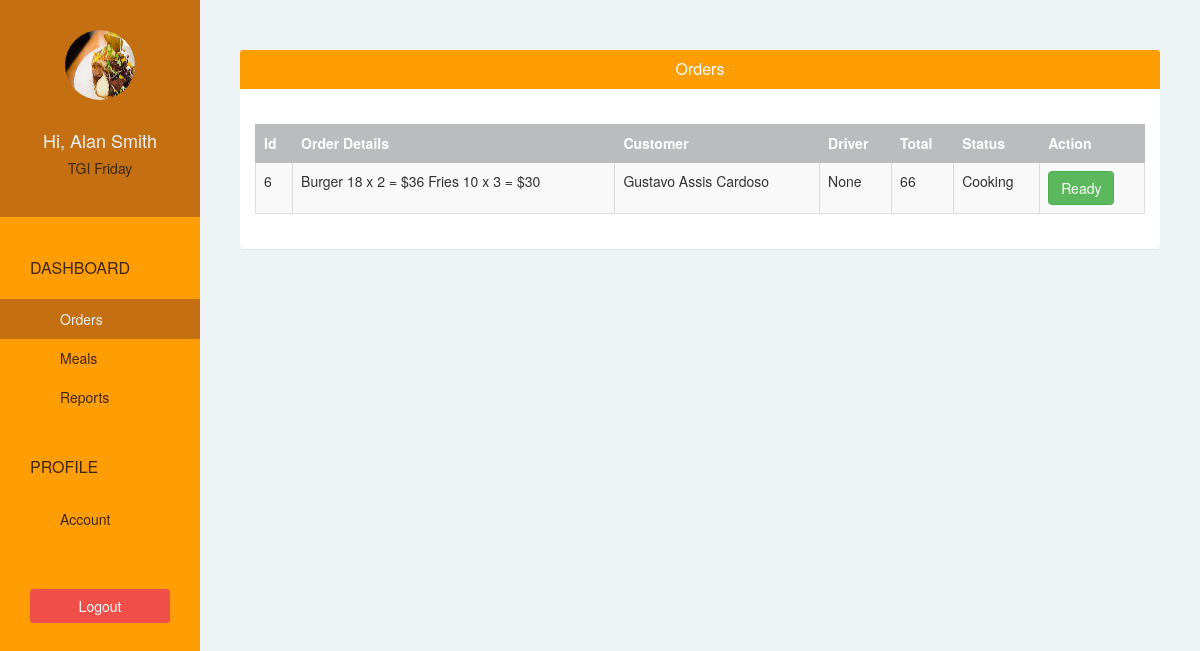
Screenshot of /restaurant/order/ (signed in) with the database file from the repository.
### willylistapp/models.py (models this page shows, shortened)
class Restaurant(models.Model):
    user = models.OneToOneField(User, on_delete=models.CASCADE, related_name='restaurant')
    name = models.CharField(max_length=500)
    phone = models.CharField(max_length=500)
    address = models.CharField(max_length=500)
    logo = models.ImageField(upload_to='restaurant_logo/', blank=False)

class Order(models.Model):
    COOKING = 1
    READY = 2
    ONTHEWAY = 3
    DELIVERED = 4
    STATUS_CHOICES = (
        (COOKING, "Cooking"),
        (READY, "Ready"),
        (ONTHEWAY, "On the way"),
        (DELIVERED, "Delivered"),
    )
    customer = models.ForeignKey(Customer)
    restaurant = models.ForeignKey(Restaurant)
    driver = models.ForeignKey(Driver, blank = True, null = True)
    address = models.CharField(max_length=500)
    total = models.IntegerField()
    status = models.IntegerField(choices = STATUS_CHOICES)
    created_at = models.DateTimeField(default = timezone.now)
    picked_at = models.DateTimeField(blank = True, null = True)

class OrderDetails(models.Model):
    order = models.ForeignKey(Order, related_name='order_details')
    meal = models.ForeignKey(Meal)
    quantity = models.IntegerField()
    sub_total = models.IntegerField()

class Meal(models.Model):
    restaurant = models.ForeignKey(Restaurant) # ForeignKey: one to many relationship
    name = models.CharField(max_length=500)
    short_description = models.CharField(max_length=500)
    image = models.ImageField(upload_to='meal_images/', blank=False)
    price = models.IntegerField(default=0)

class Customer(models.Model):
    user = models.OneToOneField(User, on_delete=models.CASCADE, related_name='customer')
    avatar = models.CharField(max_length=500)
    phone = models.CharField(max_length=500, blank=True)
    address = models.CharField(max_length=500, blank=True)
    def __str__(self):
        return self.user.get_full_name()

### willylistapp/views.py (the view)
# urls.py: url(r'^restaurant/order/$', views.restaurant_order, name = 'restaurant-order'),
@login_required(login_url='/restaurant/sign-in/')
def restaurant_order(request):
    if request.method == "POST":
        order = Order.objects.get(id = request.POST["id"], restaurant = request.user.restaurant)
        if order.status == Order.COOKING:
            order.status = Order.READY
            order.save()
    orders = Order.objects.filter(restaurant = request.user.restaurant).order_by("-id")
    return render(request, 'restaurant/order.html', {"orders": orders})

### willylistapp/templates/restaurant/order.html (shortened to what this page needs)
{% extends 'restaurant/base.html' %}
{% block page %}
    <div class="panel">
        <div class="panel-heading bg-blue">
            <h4 class="panel-title text-center text-white">Orders</h4>
        </div>
        <div class="panel-body">
            <br/>
            <table class="table table-bordered table-hover table-striped">
                <thead>
                  <tr class="bg-gray text-white">
                    <th>Id</th>
                    <th>Order Details</th>
                    <th>Customer</th>
                    <th>Driver</th>
                    <th>Total</th>
                    <th>Status</th>
                    <th>Action</th>
                  </tr>
                </thead>
                <tbody>
                    {% for order in orders %}
                        <tr>
                            <td scope="row">{{ order.id }}</td>
                            <td>
                              {% for od in order.order_details.all %}
                                  {{ od.meal.name }} {{ od.meal.price }}
                                  x {{ od.quantity }} = ${{ od.sub_total }}
                              {% endfor %}
                            </td>
                            <td>{{ order.customer }}</td>
                            <td>{{ order.driver }}</td>
                            <td>{{ order.total }}</td>
                            <td>{{ order.get_status_display }}</td>
                            <td>
                                {% if order.status == 1 %}
                                    <form method="POST">
                                      <button class="btn btn-success">Ready</button>
                                    </form>
                                {% endif %}
                            </td>
                        </tr>
                    {% endfor %}
                </tbody>
            </table>
        </div>
    </div>
{% endblock %}

### willylistapp/templates/restaurant/base.html (shortened to what this page needs)
{% extends 'base.html' %}
{% block sidebar %}
    {% url 'restaurant-order' as restaurant_order_url %}
    {% url 'restaurant-meal' as restaurant_meal_url %}
    {% url 'restaurant-report' as restaurant_report_url %}
    {% url 'restaurant-account' as restaurant_account_url %}
    <div class="text-center">
      <img class="img-circle" src="{{ MEDIA_URL }}{{ request.user.restaurant.logo }}"
          width="70" height="70" />
      <br/>
      <br/>
      <h4>Hi, {{ request.user.get_full_name }}</h4>
      <h5>{{ request.user.restaurant.name }}</h5>
    </div>
    <div class="list-group">
      <span class="text-uppercase">Dashboard</span>
      <a href="{% url 'restaurant-order' %}"
          class="list-group-item {% if request.path == restaurant_order_url %} active {% endif %} ">
          Orders
        </a>
      <a href="{% url 'restaurant-meal' %}"
          class="list-group-item {% if request.path == restaurant_meal_url %} active {% endif %} ">Meals</a>
      <a href="{% url 'restaurant-report' %}"
          class="list-group-item {% if request.path == restaurant_report_url %} active {% endif %} ">Reports</a>
      <span class="text-uppercase">Profile</span>
      <a href="{% url 'restaurant-account' %}"
          class="list-group-item {% if request.path == restaurant_account_url %} active {% endif %} ">Account</a>
    </div>
    <div class="text-center">
      <a href="{% url 'restaurant-sign-out' %}?next={{ request.path }}"
          class="btn btn-pink">Logout</a>
    </div>
{% endblock %}

### willylistapp/static/css/style.css (style rules this page uses)
body { padding-top: 50px; background-color: #EDF2F5; overflow: auto; }
.bg-blue { background-color: #FF9D05; }
.bg-gray { background-color: #BBBCBD; }
.text-white { color: white; }
.btn-pink { color: white; background-color: #ef4e49; }
.sidebar > div:first-child { padding: 30px 10px; font-weight: bold; font-size: 15px; background-color: #C36F12; }
.sidebar > div:first-child > h4 { color: #EDF2F5; }
.sidebar > div:first-child > h5 { color: #3F2815; }
.sidebar .list-group { padding: 0; background-color: #FF9D05; }
.sidebar .list-group > span { color: #3F2815; display: block; margin-top: 20px; padding: 20px 30px; font-size: 16px; font-weight: 300; }
.sidebar .list-group .list-group-item, .sidebar .list-group .list-group-item:focus { background-color: #FF9D05; color: #3F2815; border: 0; padding-left: 60px; padding-right: 30px; }
.sidebar .list-group .list-group-item.active, .sidebar .list-group .list-group-item:hover { background-color: #C36F12; color: #EDF2F5; }
.sidebar > div:last-child { padding: 30px; }
.sidebar > div:last-child .btn { width: 100%; }
.content .panel { border: none; }
.table > thead > tr > th, .table > thead > tr > td { vertical-align: middle; }
.table, .table > thead > tr > th { border-color: #BBBCBD; }

### rows the page displays
Order: id "6", customer "Gustavo Assis Cardoso", driver "None", total "66", status "Cooking"
OrderDetails: meal.name "Burger", meal.price "18", quantity "2", sub_total "36"
OrderDetails: meal.name "Fries", meal.price "10", quantity "3", sub_total "30"

### other values shown
{{ request.user.get_full_name }} "Alan Smith"
{{ request.user.restaurant.name }} "TGI Friday"
